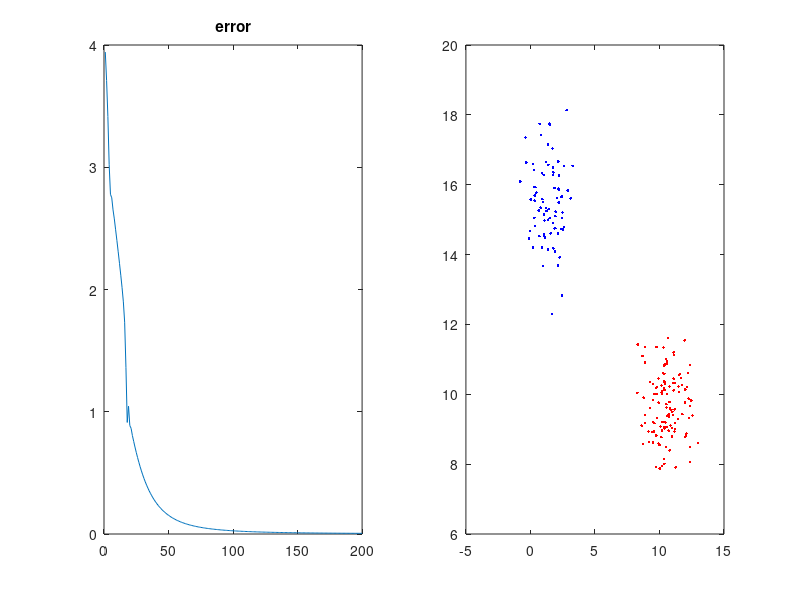

This figure's MATLAB source:
function net = MLPlearn(X,Y)

% generate training data sets
if nargin==0
N = [120,80]; % number of samples
K = length(N);   % number of classes
D = 5;          % dimension of feature vector
sigma = rand([K,D]).*20.0;
X=[];Y=[];
for i=1:K
  X = [X;randn(N(i),D)+repmat(sigma(i,:),[N(i),1])];  
  Y = [Y;ones([N(i),1])*(i-1)];
end
idx=randperm(size(X,1));
X=X(idx,:);Y=Y(idx,:);
end

C=unique(Y);
K=length(C);
D=size(X,2);
hsize=round((D+K)*.5); % number of neurons in hidden layer
alpha=.001;
maxiter=200;

% hyperbolic
net.layer{1}.w=rand([hsize,D])*.1;
net.layer{1}.bias=0;
% logistic
net.layer{2}.w=rand([2,hsize])*.1;
net.layer{2}.bias=0;

errors=[];
for iter=1:maxiter
net.layer{1}.forward = @(x) tanh(net.layer{1}.w*x+net.layer{1}.bias);
net.layer{2}.forward = @(x) 1./(1+exp(-(net.layer{2}.w*x+net.layer{2}.bias)));
% forward pass
h = net.layer{1}.forward(X');
b = net.layer{2}.forward(h); 
% backward pass
net.layer{2}.delta = b.*(1-b).*([Y';1-Y']-b);
net.layer{2}.w = net.layer{2}.w + alpha * (net.layer{2}.delta * h');
net.layer{1}.delta = (1-h.*h).*(net.layer{2}.w'*net.layer{2}.delta);
net.layer{1}.w = net.layer{1}.w + alpha * (net.layer{1}.delta * X);
errors(iter)=abs(sum(sum(net.layer{2}.delta)));
end
subplot(121),plot(errors),title('error');

% generate test data set
if nargin==0
X=[];Y=[];
for i=1:K
  X = [X;randn(N(i),D)+repmat(sigma(i,:),[N(i),1])];  
  Y = [Y;ones([N(i),1])*(i-1)];
end
idx=randperm(size(X,1));
X=X(idx,:);Y=Y(idx,:);
end
% foward pass
h = net.layer{1}.forward(X');
b = net.layer{2}.forward(h);
% labeling
L1=find((b(1,:))'<(b(2,:))'); sizeL1 = size(L1)
L2=find((b(1,:))'>(b(2,:))'); sizeL2 = size(L2)
subplot(122),plot(X(L1,1),X(L1,2),'r.',X(L2,1),X(L2,2),'b.');

end

